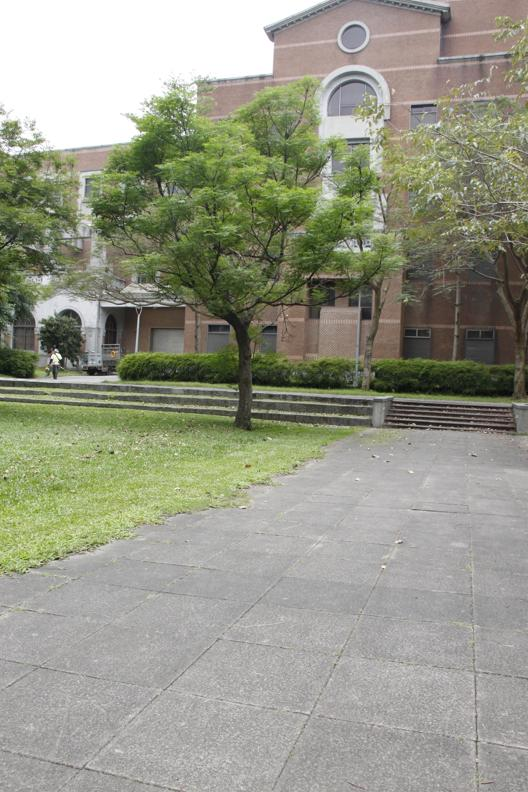
#> input picture h1.jpg, 528 x 792 px
$ python horizontal.py
#> lines starting #> are read from the running program, lines starting #| are printed output that depends on the picture
import cv2
import numpy as np

def image_stitching(image1_path, image2_path):
    # Load images
#> called with image1_path = 'h1.jpg', image2_path = 'h2.jpg'
    image1 = cv2.imread(image1_path)
#> image1 is the input picture: shape (792, 528, 3); mean B, G, R 135.4, 151.7, 149.9
    image2 = cv2.imread(image2_path)
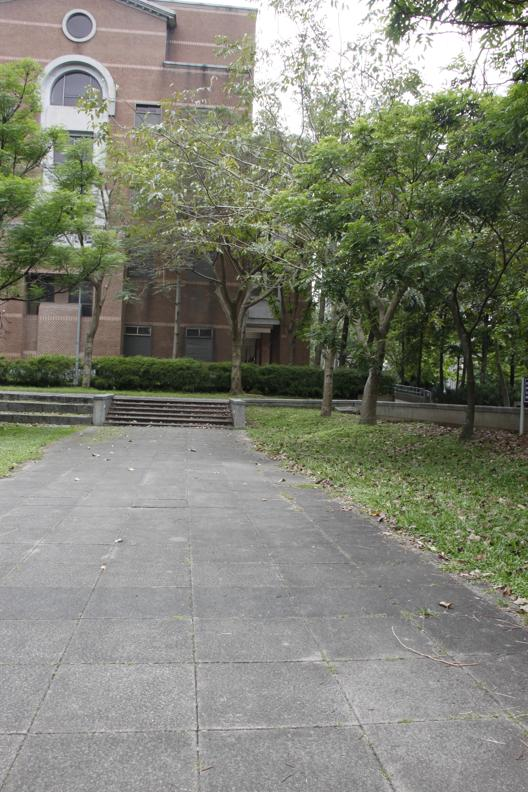
#> input picture h2.jpg, 528 x 792 px
#> image2 is the input picture: shape (792, 528, 3); mean B, G, R 118.6, 131.9, 129.5

    # Check if images are loaded successfully
    if image1 is None or image2 is None:
        print("Error loading images.")
        return

    # Convert images to grayscale
    gray1 = cv2.cvtColor(image1, cv2.COLOR_BGR2GRAY)
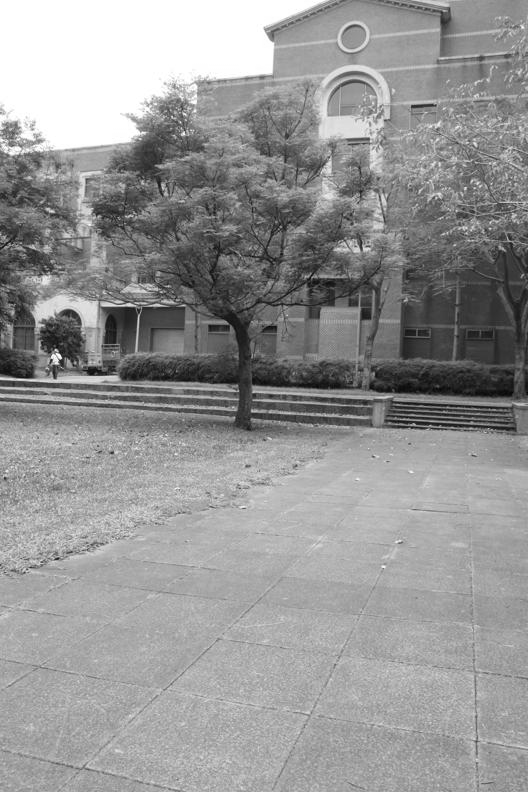
#> gray1: shape (792, 528); min 1, max 255, mean 149.3
    gray2 = cv2.cvtColor(image2, cv2.COLOR_BGR2GRAY)
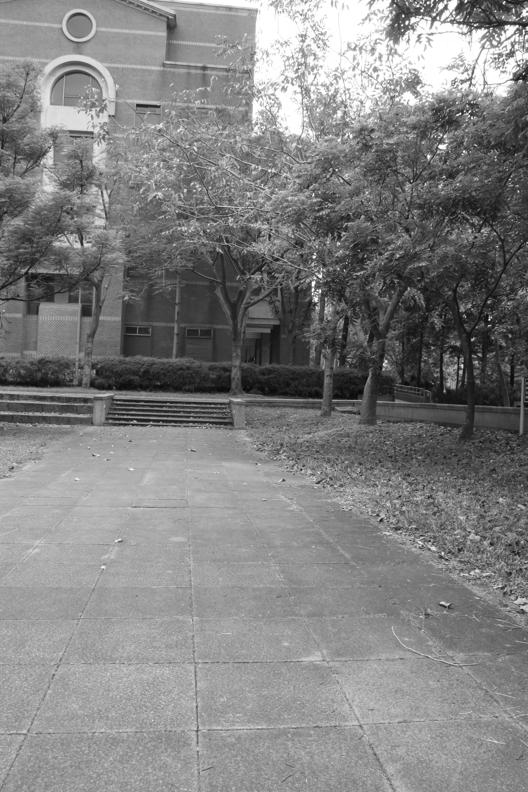
#> gray2: shape (792, 528); min 1, max 255, mean 129.7

    # Initialize SIFT detector
    sift = cv2.SIFT_create()

    # Detect keypoints and compute descriptors
    keypoints1, descriptors1 = sift.detectAndCompute(gray1, None)
#> keypoints1 = 3001 keypoints; strongest (x, y, size): (56, 357, 6.8), (60, 357, 2.1), (51, 360, 1.9), (129, 305, 3)
    keypoints2, descriptors2 = sift.detectAndCompute(gray2, None)
#> keypoints2 = 3536 keypoints; strongest (x, y, size): (504, 2, 1.9), (313, 283, 2.7), (314, 257, 1.9), (462, 366, 2.2)

    # FLANN parameters
    flann_index_kdtree = 1
    index_params = dict(algorithm=flann_index_kdtree, trees=5)
    search_params = dict(checks=50)

    # FLANN matcher
    flann = cv2.FlannBasedMatcher(index_params, search_params)

    # Match descriptors
    matches = flann.knnMatch(descriptors1, descriptors2, k=2)
#> matches = 3001 matches

    # Ratio test
    good_matches = []
    for m, n in matches:
        if m.distance < 0.7 * n.distance:
            good_matches.append(m)
#> after the loop, good_matches = 515 matches

    # Draw matches
    img_matches = cv2.drawMatches(image1, keypoints1, image2, keypoints2, good_matches, None, flags=cv2.DrawMatchesFlags_NOT_DRAW_SINGLE_POINTS)
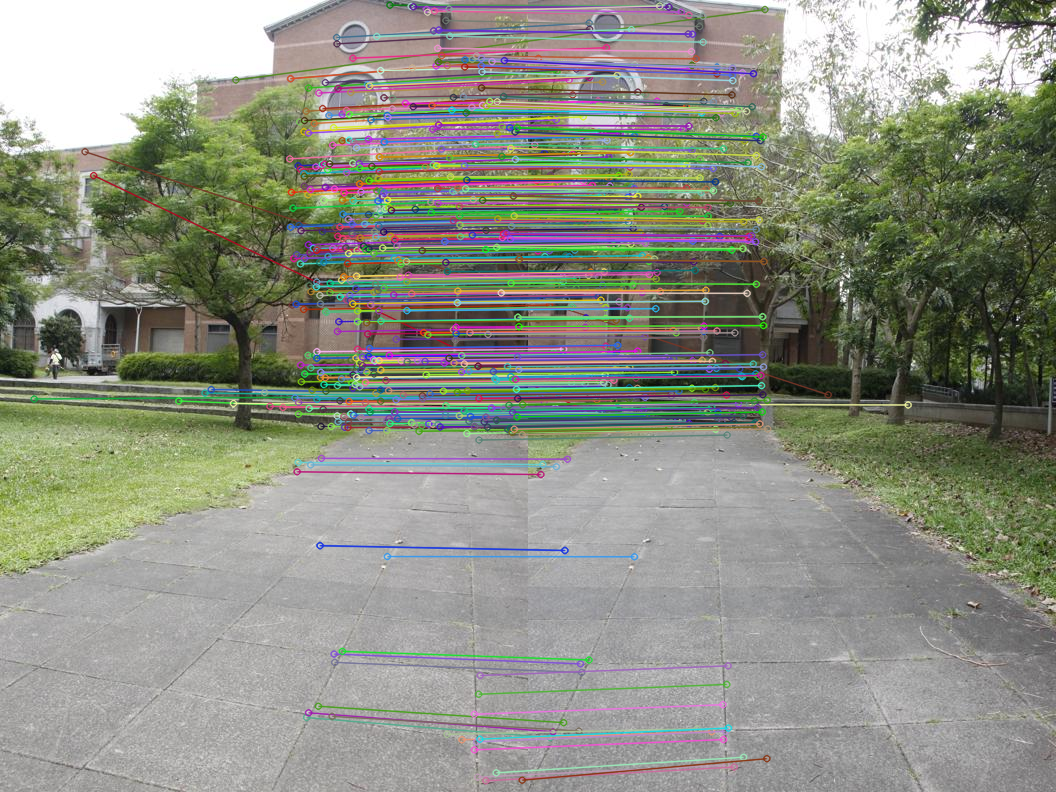
#> img_matches: shape (792, 1056, 3); mean B, G, R 130.9, 143.4, 140.9

    # Extract matched keypoints
    src_pts = np.float32([keypoints1[m.queryIdx].pt for m in good_matches]).reshape(-1, 1, 2)
#> src_pts = 515 rows, first 8: [33.69, 398.5], [84.57, 151.2], [93.18, 175.1], [178.3, 400.5], [204.5, 392.6], [210.8, 389.1], [233, 403], [235.4, 79.57]
    dst_pts = np.float32([keypoints2[m.trainIdx].pt for m in good_matches]).reshape(-1, 1, 2)
#> dst_pts = 515 rows, first 8: [67.08, 394.8], [299.8, 394.3], [61.99, 412.5], [149.4, 420.2], [29.99, 397.1], [67.08, 394.8], [379.7, 404.5], [236.5, 9.06]

    # Find Homography
    M, mask = cv2.findHomography(dst_pts, src_pts, cv2.RANSAC, 5.0)
#> M = [[0.765, 0.014, 282.2], [-0.16, 0.949, 22.1], [-0.000441, 8.78e-06, 1]]; mask = 515 values, max 1 at index 11, min 0 at index 0, mean 0.942

    # Warp image2 onto image1
    result = cv2.warpPerspective(image2, M, (image1.shape[1] + image2.shape[1], image1.shape[0]))
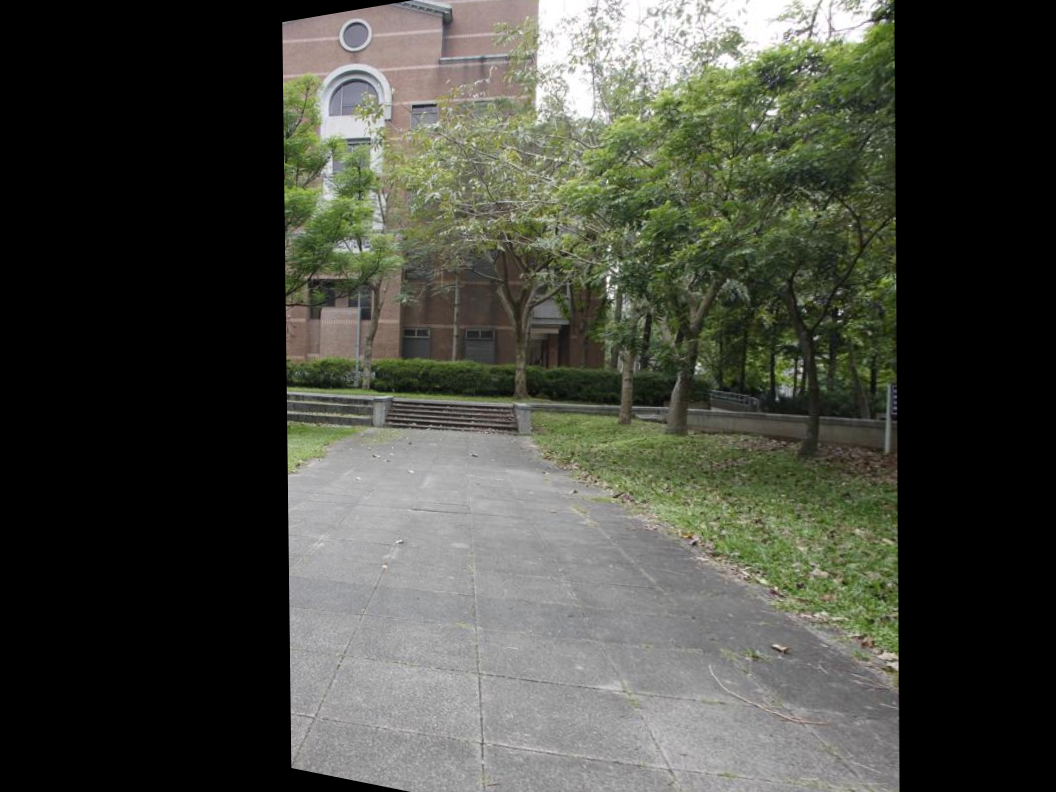
#> result: shape (792, 1056, 3); mean B, G, R 63.8, 72.5, 70.7
    result[:, 0:image1.shape[1]] = image1
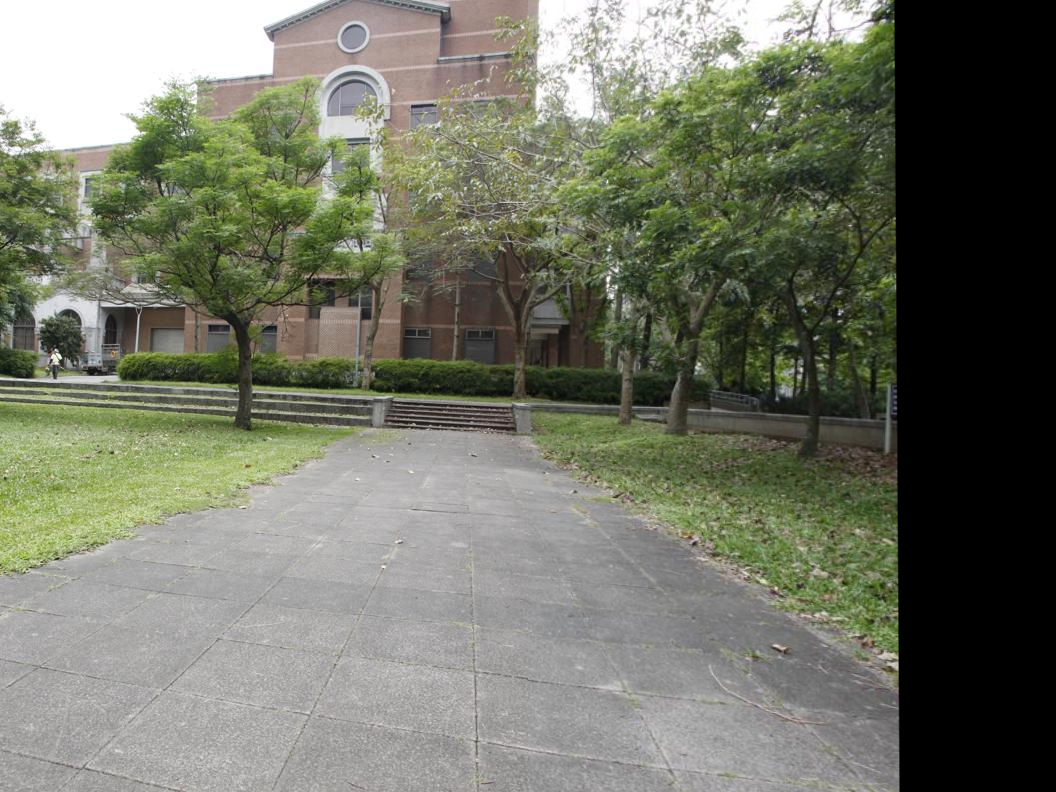
#> result: shape (792, 1056, 3); mean B, G, R 102.9, 117.5, 114.7

    # Display result
    cv2.imwrite('horizontal_result.jpg', result)
    cv2.imshow("Result", result)
    cv2.waitKey(0)
    cv2.destroyAllWindows()

# Example usage
image_stitching("h1.jpg", "h2.jpg")
